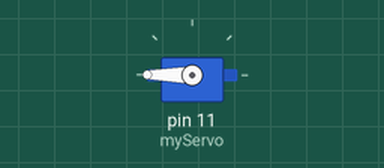
Simulated run of this sketch. Board: Arduino Uno, built with avr-gcc and run on an emulated ATmega328P. Parts: servo.

Above: at 0.05 s.
At 2.5 s:
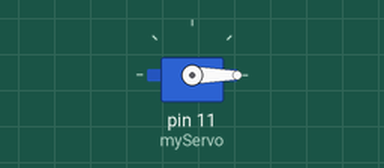
At 5.0 s:
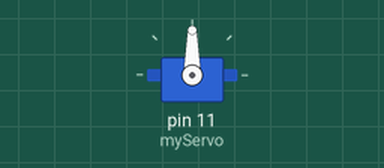
Timing chart, 0 to 6.5 s (numbered marks = the images above):
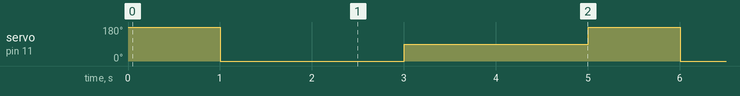

Measured:
- by itself, servo on pin 11 (myServo): repeats every 5.0 s: 90° 2.0 s, 180° 1.0 s, 0° 2.0 s

The sketch:

sketch_Servosensor.ino
```cpp
#include <Servo.h>    // Use Servo library, included with IDE

Servo myServo;        // Create Servo object to control the servo

void setup() {
  myServo.attach(11);  // Servo is connected to digital pin 9
}

void loop() {
  myServo.write(180);   // Rotate servo counter clockwise
  delay(1000);          // Wait 2 seconds
  myServo.write(0);     // Rotate servo clockwise
  delay(2000);
  myServo.write(90);    // Rotate servo to center
  delay(2000);
}
```
